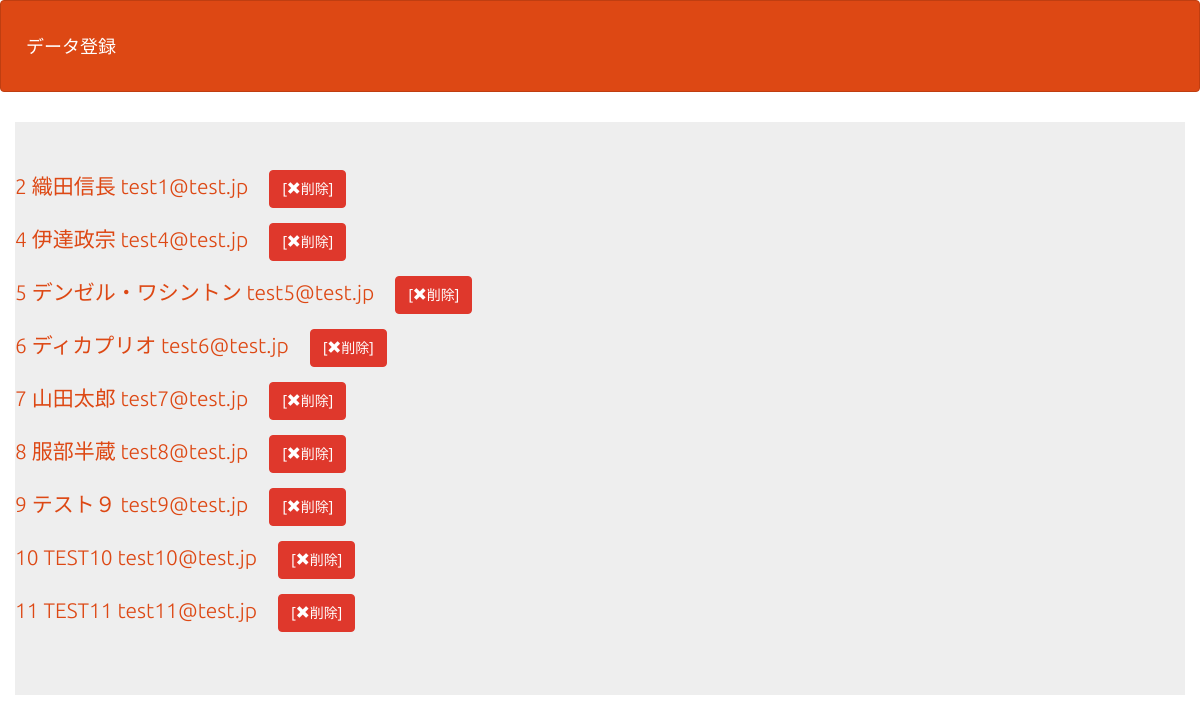
Screenshot of /20230813/select.php (signed in) with the database file from the repository.
### tables this page shows
CREATE TABLE `gs_an_table` (
  `id` int(12) NOT NULL,
  `name` varchar(64) NOT NULL,
  `email` varchar(256) NOT NULL,
  `naiyou` text DEFAULT NULL,
  `indate` datetime NOT NULL,
  `age` int(3) NOT NULL
);

### 20230813/funcs.php (called while the page is built, shortened)
<?php
function h($str)
{
    return htmlspecialchars($str, ENT_QUOTES);
}

### 20230813/select.php (the view, shortened to what this page needs)
<?php
require_once('funcs.php');
require_once('funcs.php');
$pdo = db_conn();
$stmt = $pdo->prepare('SELECT * FROM gs_an_table');
$status = $stmt->execute();
$view = '';
if ($status == false) {
    sql_error($stmt);
} else {
    while ($r = $stmt->fetch(PDO::FETCH_ASSOC)) {
        $view .= '<p>';
        $view .= '<a href="detail.php?id=' . $r["id"] . '">';
        $view .= h($r['id']) . " " . h($r['name']) . " " . h($r['email']);
        $view .= '</a>';
        $view .= "　";
        if ($_SESSION['kanri_flg'] === 1) {
            $view .= '<a class="btn btn-danger" href="delete.php?id=' . $r['id'] . '">';
            $view .= '[<i class="glyphicon glyphicon-remove"></i>削除]';
            $view .= '</a>';
        }
        $view .= '</p>';
    }
}
?>
<!DOCTYPE html>
<html lang="ja">
<head>
    <link rel="stylesheet" href="css/range.css">
    <link href="css/bootstrap.min.css" rel="stylesheet">
</head>
<body id="main">
    <header>
        <nav class="navbar navbar-default">
            <div class="container-fluid">
                <div class="navbar-header">
                    <a class="navbar-brand" href="index.php">データ登録</a>
                </div>
            </div>
        </nav>
    </header>
    <div>
        <div class="container jumbotron"><?= $view ?></div>
    </div>
</body>
</html>

### 20230813/select.php (style rules this page uses)
div { padding: 10px; font-size: 16px; }

### rows the page displays
gs_an_table: value "2 織田信長 test1@test.jp"
gs_an_table: value "4 伊達政宗 test4@test.jp"
gs_an_table: value "5 デンゼル・ワシントン test5@test.jp"
gs_an_table: value "6 ディカプリオ test6@test.jp"
gs_an_table: value "7 山田太郎 test7@test.jp"
gs_an_table: value "8 服部半蔵 test8@test.jp"
gs_an_table: value "9 テスト９ test9@test.jp"
gs_an_table: value "10 TEST10 test10@test.jp"
gs_an_table: value "11 TEST11 test11@test.jp"
